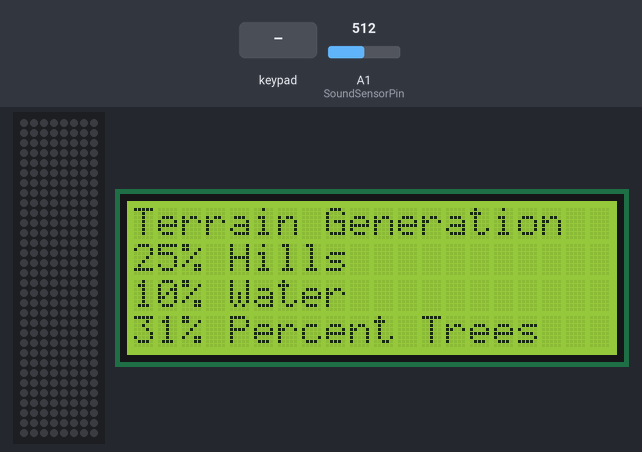
The sketch below on a simulated Arduino Mega 2560, built with avr-gcc and run on an emulated ATmega2560. On the bench: 8×32 RGB LED matrix (first LED top left, wired row by row), 20×4 character LCD. The test bench sets the inputs (shaded band); at power-on: A1 (SoundSensorPin) = 512. Random numbers use the default seed unless the sketch sets one; EEPROM starts erased; what the sketch prints to the serial monitor is not drawn.

Above: at 0.6 s.
At 8.4 s:
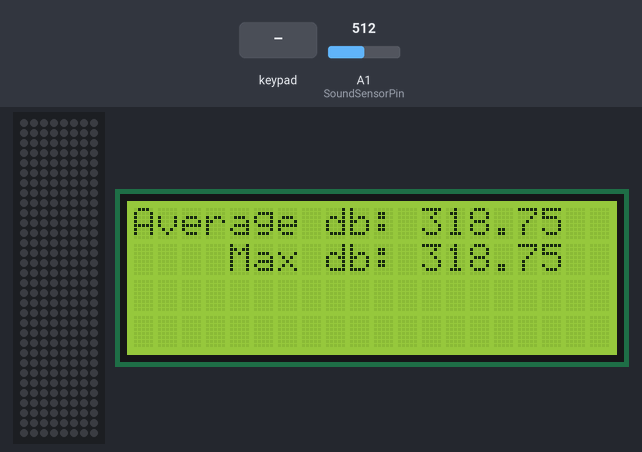
8.5 s: keypad keys 2 3 2 5 2 7 2 9 # pressed 0.4 s apart
At 8.74 s:
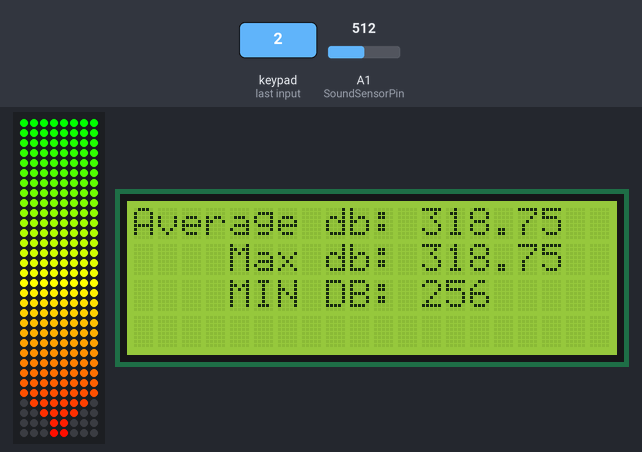
At 9.14 s:
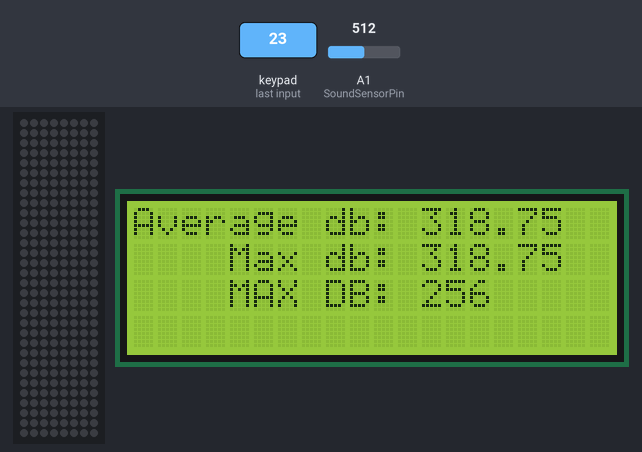

Measured:
- after the input at 8.5 s, the display: first changes at once (image 2 shows a later state)
- what the display in image 0 shows lasts 3.0 s, from 0.5 s to 3.5 s

The sketch:

arduino-source.ino
```cpp
#include <Adafruit_NeoPixel.h>

int backlightOn = false;

#define DELAY_TIME 50
#define WRITE_FREQUENCY 1000
int write_delay_counter = 0;
float db_total = 0.0;
float max_db = 0.0;
long loop_counter = 0;

// LED Panel
#define LED_PIN 12
#define LED_COUNT 256
int upper_db_limit = 90;
int lower_db_limit = 45;
int defaultBrightness = 10;
int brightness = defaultBrightness;
int brightnessJumpAmount = 5;
#define ROWS 32
#define COLS 8
Adafruit_NeoPixel strip((ROWS * COLS), LED_PIN, NEO_GRB + NEO_KHZ800);


#define SoundSensorPin A1  //this pin read the analog voltage from the sound level meter
#define VREF 5.0  //voltage on AREF pin,default:operating voltage
float calibration = 1.00;

#include <Keypad.h>;
// Keypad
const byte KEY_ROWS = 4; //four rows
const byte KEY_COLS = 4; //four columns
//define the cymbols on the buttons of the keypads
char hexaKeys[KEY_ROWS][KEY_COLS] = {
  {'1','2','3','A'},
  {'4','5','6','B'},
  {'7','8','9','C'},
  {'*','0','#','D'}
};
byte rowPins[KEY_ROWS] = {23,25,27,29}; //connect to the row pinouts of the keypad
byte colPins[KEY_COLS] = {31,33,35,37}; //connect to the column pinouts of the keypad

//initialize an instance of class NewKeypad
Keypad customKeypad = Keypad(makeKeymap(hexaKeys), rowPins, colPins, KEY_ROWS, KEY_COLS);

#include <EEPROM.h>
//EEPROM
#define LOWER_DB_LIMIT_ADDR 69
#define UPPER_DB_LIMIT_ADDR 70
#define CALIBRATION_ADDR 71
#define BRIGHTNESS_ADDR 72

class Colour {
  public:
    Colour(byte inRed, byte inGreen, byte inBlue);
    Colour();
    void setColour(byte inRed, byte inGreen, byte inBlue);
    byte getRed(void);
    byte getGreen(void);
    byte getBlue(void);

  private :
    byte red;
    byte green;
    byte blue;
};

Colour::Colour(byte inRed, byte inGreen, byte inBlue) {
  setColour(inRed, inGreen, inBlue);
}

Colour::Colour(void) { setColour(0,0,0); }

void Colour::setColour(byte inRed, byte inGreen, byte inBlue) {
  red = inRed;
  green = inGreen;
  blue = inBlue;
}

byte Colour::getRed(void) { return red; }
byte Colour::getGreen(void) { return green; }
byte Colour::getBlue(void) { return blue; }

Colour current_min_colour(0,255,0);
Colour current_max_colour(255,0,0);

#include <Wire.h>
#include <LiquidCrystal_I2C.h>
LiquidCrystal_I2C lcd(0x27,20,4);  // set the LCD address to 0x27 for a 20 chars and 4 line display

void setup() {
  // put your setup code here, to run once:
  Serial.begin(9600);
  read_from_eeprom();
  strip.begin(); // INITIALIZE NeoPixel strip object (REQUIRED)
  strip.show(); // Turn OFF all pixels ASAP
  strip.setBrightness(brightness);

  lcd.init();  //initialize the lcd
  swapBacklight();
  Serial.println("Test!");

  // do some fun stuff with the light bar and the lcd during bootup
  startupMessages();
  // rainbowCycle(1, 1);
}

void loop() {
  // put your main code here, to run repeatedly:
  int board[ROWS][COLS];
  get_board(board);

  float voltageValue,dbValue;
  voltageValue = analogRead(SoundSensorPin) / 1024.0 * VREF;
  dbValue = (voltageValue * calibration) * 50.0;  //convert voltage to decibel value

  display_sound(board, dbValue);
  write_delay_counter += 1;
  smartDelay(DELAY_TIME, dbValue);
}


void rainbowCycle(uint8_t wait, int cycles) {

  for(int c = 0; c <= cycles; c++) {
    uint16_t i, j;

    for(j=0; j<256*5; j++) { // 5 cycles of all colors on wheel
      for(i=0; i< strip.numPixels(); i++) {
        strip.setPixelColor(i, wheel(((i * 256 / strip.numPixels()) + j) & 255));

      }
      strip.show();
      delay(wait);
    }
  }
}

// Input a value 0 to 255 to get a color value.
// The colours are a transition r - g - b - back to r.
uint32_t wheel(byte wheelPosition) {
  if(wheelPosition < 85) {
   return strip.Color(wheelPosition * 3, 255 - wheelPosition * 3, 0);
  } else if(wheelPosition < 170) {
   wheelPosition -= 85;
   return strip.Color(255 - wheelPosition * 3, 0, wheelPosition * 3);
  } else {
   wheelPosition -= 170;
   return strip.Color(0, wheelPosition * 3, 255 - wheelPosition * 3);
  }
}

void startupMessages() {
  lcd.setCursor(0, 0);
  lcd.print(pad_with_spaces("Terrain Generation"));
  lcd.setCursor(0, 1);
  lcd.print(pad_with_spaces("25% Hills"));
  lcd.setCursor(0, 2);
  lcd.print(pad_with_spaces("10% Water"));
  lcd.setCursor(0, 3);
  lcd.print(pad_with_spaces("31% Percent Trees"));
  delay(3000);
  lcd.setCursor(0, 0);
  lcd.print(pad_with_spaces("Reticulating Splines"));
  delay(3000);
  lcd.setCursor(0, 0);
  lcd.print(pad_with_spaces(""));
  lcd.setCursor(0, 1);
  lcd.print(pad_with_spaces(""));
  lcd.setCursor(0, 2);
  lcd.print(pad_with_spaces(""));
  lcd.setCursor(0, 3);
  lcd.print(pad_with_spaces(""));
  }

static void swapBacklight() {

  if (backlightOn) {
    lcd.noBacklight();  //open the backlight
    backlightOn = false;
   }
   else {
    lcd.backlight();
    backlightOn = true;
   }
}

static void smartDelay(unsigned long ms, float dbValue) {
  unsigned long start = millis();
  do
  {
    char customKey = customKeypad.getKey();
    if (customKey){
      lcd.setCursor(0, 2);
      switch(customKey){

        // reduce brightness
        // increase brightness

        case '1':
          Serial.println("CALIBRATE UP");
          calibration += 0.01;
          EEPROM.write(CALIBRATION_ADDR, calibration * 100);
          lcd.print(pad_with_spaces((String) "       ADJ: " + calibration));
          break;
        case '4':
          Serial.println("CALIBRATE DOWN");
          calibration -= 0.01;
          EEPROM.write(CALIBRATION_ADDR, calibration * 100);
          lcd.print(pad_with_spaces((String) "       ADJ: " + calibration));
          break;
        case '3':
          Serial.println("MAX DB UP");
          upper_db_limit += 1;
          EEPROM.write(UPPER_DB_LIMIT_ADDR, upper_db_limit);
          lcd.print(pad_with_spaces((String) "    MAX DB: " + upper_db_limit));
          break;
        case '6':
          Serial.println("MAX DB DOWN");
          upper_db_limit -= 1;
          EEPROM.write(UPPER_DB_LIMIT_ADDR, upper_db_limit);
          lcd.print(pad_with_spaces((String) "    MAX DB: " + upper_db_limit));
          break;
        case '2':
          Serial.println("MIN DB UP");
          lower_db_limit += 1;
          EEPROM.write(LOWER_DB_LIMIT_ADDR, lower_db_limit);
          lcd.print(pad_with_spaces((String) "    MIN DB: " + lower_db_limit));
          break;
        case '5':
          Serial.println("MIN DB DOWN");
          lower_db_limit -= 1;
          EEPROM.write(LOWER_DB_LIMIT_ADDR, lower_db_limit);
          lcd.print(pad_with_spaces((String) "    MIN DB: " + lower_db_limit));
          break;
        case 'A':
          current_min_colour.setColour(255,255,255);
          current_max_colour.setColour(255,0,0);
          break;
        case 'B':
          Serial.println("Green -> Red");
          current_min_colour.setColour(0,255,0);
          current_max_colour.setColour(255,0,0);
          break;
        case 'C':
          Serial.println("Blue -> White");
          current_min_colour.setColour(0,0,255);
          current_max_colour.setColour(255,255,255);
          break;
        case 'D':
          Serial.println("Blue -> Red");
          current_min_colour.setColour(0,0,255);
          current_max_colour.setColour(255,0,0);
          break;
        case '*':
          swapBacklight();
          break;
        case '7':
          Serial.println("BRIGHTNESS UP");
          brightness = changeValue("up", brightness, brightnessJumpAmount);
          EEPROM.write(BRIGHTNESS_ADDR, brightness);
          strip.setBrightness(brightness);
          lcd.print(pad_with_spaces((String) "BRIGHTNESS: " + brightness));
          break;
        case '8':
          Serial.println("SETTING BRIGHTNESS TO DEFAULT");
          brightness = defaultBrightness;
          EEPROM.write(BRIGHTNESS_ADDR, brightness);
          strip.setBrightness(brightness);
          lcd.print(pad_with_spaces((String) "BRIGHTNESS: " + brightness));
          break;
        case '9':
          Serial.println("BRIGHTNESS DOWN");
          brightness = changeValue("down", brightness, brightnessJumpAmount);
          EEPROM.write(BRIGHTNESS_ADDR, brightness);
          strip.setBrightness(brightness);
          lcd.print(pad_with_spaces((String) "BRIGHTNESS: " + brightness));
          break;
        case '0':
          Serial.println("RAINBOW");
          rainbowCycle(1, 1);
          break;
        case '#':
          Serial.println("FIRE");
          meteorRain(0xff,0xff,0xff,10, 64, true, 0);
          break;
        default:
          Serial.println(customKey);
      }
    }

    if (dbValue > max_db) {
      max_db = dbValue;
    }

    db_total += dbValue;
    loop_counter += 1;
    if (write_delay_counter * ms >= WRITE_FREQUENCY) {

      float average_db = db_total / loop_counter;
      String avg_db = (String) average_db;

      lcd.setCursor( 0, 0);            // go to the top left corner
      lcd.print(pad_with_spaces("Average db: " + avg_db)); // write this string on the top row
      lcd.setCursor( 0, 1);            // go to the top left corner
      lcd.print(pad_with_spaces("    Max db: " + (String) max_db)); // write this string on the top row

      write_delay_counter = 0;
      db_total = 0;
      loop_counter = 0;

    }
  } while (millis() - start < ms);
}

void meteorRain(byte red, byte green, byte blue, byte meteorSize, byte meteorTrailDecay, boolean meteorRandomDecay, int SpeedDelay) {
  setAll(0,0,0);

  for(int i = 0; i < LED_COUNT+LED_COUNT; i++) {


    // fade brightness all LEDs one step
    for(int j=0; j<LED_COUNT; j++) {
      if( (!meteorRandomDecay) || (random(10)>5) ) {
        fadeToBlack(j, meteorTrailDecay );
      }
    }

    // draw meteor
    for(int j = 0; j < meteorSize; j++) {
      if( ( i-j <LED_COUNT) && (i-j>=0) ) {
        setPixel(i-j, red, green, blue);
      }
    }

    strip.show();
    delay(SpeedDelay);
  }
}

void fadeToBlack(int ledNo, byte fadeValue) {
 #ifdef ADAFRUIT_NEOPIXEL_H
    // NeoPixel
    uint32_t oldColor;
    uint8_t r, g, b;
    int value;

    oldColor = strip.getPixelColor(ledNo);
    r = (oldColor & 0x00ff0000UL) >> 16;
    g = (oldColor & 0x0000ff00UL) >> 8;
    b = (oldColor & 0x000000ffUL);

    r=(r<=10)? 0 : (int) r-(r*fadeValue/256);
    g=(g<=10)? 0 : (int) g-(g*fadeValue/256);
    b=(b<=10)? 0 : (int) b-(b*fadeValue/256);

    strip.setPixelColor(ledNo, r,g,b);
 #endif
}

// Set all LEDs to a given color and apply it (visible)
void setAll(byte red, byte green, byte blue) {
  for(int i = 0; i < LED_COUNT; i++ ) {
    setPixel(i, red, green, blue);
  }
  strip.show();
}


void setPixel(int Pixel, byte red, byte green, byte blue) {
   strip.setPixelColor(Pixel, strip.Color(red, green, blue));
}


int changeValue(String dir, int value, int jump) {

  if (dir == "up") {
    if (value < 255) {
      if (value + jump >= 255) {
        value = 255;
      }
      else {
        value = value + jump;
      }
   }
  }
  else {
    if (value > 0) {
      if (value - jump <= 0) {
        value = 0;
      }
      else {
        value = value - jump;
      }
   }
  }

  return value;
}

String pad_with_spaces(String output_to_pad) {
  String empty_screen = "                    ";
  int whitespace_size = empty_screen.length() - output_to_pad.length();
  return output_to_pad + empty_screen.substring(0, whitespace_size);
}

void recursion(int min_pos, int max_pos, Colour colours[33]) {
  if (((max_pos - min_pos) % 2) == 0) {
        int mid = ((max_pos - min_pos) / 2) + min_pos;
        colours[mid] = blend(colours[min_pos], colours[max_pos]);
        recursion(mid, max_pos, colours);
        recursion(min_pos, mid, colours);
  }
}

Colour blend(Colour min_color, Colour max_color){
    int r_combined = min_color.getRed() + max_color.getRed();
    int g_combined = min_color.getGreen() + max_color.getGreen();
    int b_combined = min_color.getBlue() + max_color.getBlue();

    int x[3] = {r_combined, g_combined, b_combined};

    long my_max = 0;
    for (int i = 0; i < 3; i++) {
      if (x[i] > my_max) {
        my_max = x[i];
      }
    }

    int blended_red = (long)r_combined * (long)255 / (long)my_max;
    int blended_green = (long)g_combined * (long)255 / (long)my_max;
    int blended_blue = (long)b_combined * (long)255 / (long)my_max;

    return Colour(blended_red, blended_green, blended_blue);
}

void display_sound(int board[ROWS][COLS], float dbValue) {
  strip.clear();

  int height = get_height(dbValue);

  int min_pos = 0;
  int max_pos = 32;

  Colour colours[33];
  colours[0] = current_min_colour;
  colours[32] = current_max_colour;

  recursion(min_pos, max_pos, colours);

  int cap_size = set_cap(board, height, colours);

  for (int i = 0; i < height - cap_size; i++) {
    Colour colour = colours[i];
    for (int x = 0; x <= 7; x++) {
      strip.setPixelColor(board[i][x], strip.Color(colour.getRed(),colour.getGreen(),colour.getBlue()));
    }
  }
  strip.show();
}

int set_cap(int board[ROWS][COLS], int height, Colour colours[33]) {

  int cap_size = 2;

  if (height >= 10 and height < 20) {
    cap_size = 3;
  }
  else if (height >= 20 and height <= ROWS) {
    cap_size = 4;
  }

  if ((height - cap_size) < 1) {
    cap_size = 0;
  }

  int indent = 1;
  for (int i = height - cap_size; i < height; i++) {
    Colour colour = colours[i];
    for (int x = 0 + indent; x <= 7 - indent; x++) {
      strip.setPixelColor(board[i][x], strip.Color(colour.getRed(),colour.getGreen(),colour.getBlue()));
    }

    if (indent > 2) {
      indent = 3;
    }
    else {
      indent += 1;
    }
  }
  return cap_size;
}

int get_height(float dbValue) {

  if (dbValue < lower_db_limit) {
    dbValue = lower_db_limit;
  }
  else if (dbValue > upper_db_limit) {
    dbValue = upper_db_limit;
  }

  int height = round((dbValue - (float) lower_db_limit)*( (float) ROWS /( (float) upper_db_limit - (float) lower_db_limit)));
  return height;
}

void get_board(int board[ROWS][COLS])
{
    board[31][7] = 248;
    board[31][6] = 249;
    board[31][5] = 250;
    board[31][4] = 251;
    board[31][3] = 252;
    board[31][2] = 253;
    board[31][1] = 254;
    board[31][0] = 255;

    board[30][7] = 247;
    board[30][6] = 246;
    board[30][5] = 245;
    board[30][4] = 244;
    board[30][3] = 243;
    board[30][2] = 242;
    board[30][1] = 241;
    board[30][0] = 240;

    board[29][7] = 232;
    board[29][6] = 233;
    board[29][5] = 234;
    board[29][4] = 235;
    board[29][3] = 236;
    board[29][2] = 237;
    board[29][1] = 238;
    board[29][0] = 239;

    board[28][7] = 231;
    board[28][6] = 230;
    board[28][5] = 229;
    board[28][4] = 228;
    board[28][3] = 227;
    board[28][2] = 226;
    board[28][1] = 225;
    board[28][0] = 224;

    board[27][7] = 216;
    board[27][6] = 217;
    board[27][5] = 218;
    board[27][4] = 219;
    board[27][3] = 220;
    board[27][2] = 221;
    board[27][1] = 222;
    board[27][0] = 223;

    board[26][7] = 215;
    board[26][6] = 214;
    board[26][5] = 213;
    board[26][4] = 212;
    board[26][3] = 211;
    board[26][2] = 210;
    board[26][1] = 209;
    board[26][0] = 208;

    board[25][7] = 200;
    board[25][6] = 201;
    board[25][5] = 202;
    board[25][4] = 203;
    board[25][3] = 204;
    board[25][2] = 205;
    board[25][1] = 206;
    board[25][0] = 207;

    board[24][7] = 199;
    board[24][6] = 198;
    board[24][5] = 197;
    board[24][4] = 196;
    board[24][3] = 195;
    board[24][2] = 194;
    board[24][1] = 193;
    board[24][0] = 192;

    board[23][7] = 184;
    board[23][6] = 185;
    board[23][5] = 186;
    board[23][4] = 187;
    board[23][3] = 188;
    board[23][2] = 189;
    board[23][1] = 190;
    board[23][0] = 191;

    board[22][7] = 183;
    board[22][6] = 182;
    board[22][5] = 181;
    board[22][4] = 180;
    board[22][3] = 179;
    board[22][2] = 178;
    board[22][1] = 177;
    board[22][0] = 176;

    board[21][7] = 168;
    board[21][6] = 169;
    board[21][5] = 170;
    board[21][4] = 171;
    board[21][3] = 172;
    board[21][2] = 173;
    board[21][1] = 174;
    board[21][0] = 175;

    board[20][7] = 167;
    board[20][6] = 166;
    board[20][5] = 165;
    board[20][4] = 164;
    board[20][3] = 163;
    board[20][2] = 162;
    board[20][1] = 161;
    board[20][0] = 160;

    board[19][7] = 152;
    board[19][6] = 153;
    board[19][5] = 154;
    board[19][4] = 155;
    board[19][3] = 156;
    board[19][2] = 157;
    board[19][1] = 158;
    board[19][0] = 159;

    board[18][7] = 151;
    board[18][6] = 150;
    board[18][5] = 149;
    board[18][4] = 148;
    board[18][3] = 147;
    board[18][2] = 146;
    board[18][1] = 145;
    board[18][0] = 144;

    board[17][7] = 136;
    board[17][6] = 137;
    board[17][5] = 138;
    board[17][4] = 139;
    board[17][3] = 140;
    board[17][2] = 141;
    board[17][1] = 142;
    board[17][0] = 143;

    board[16][7] = 135;
    board[16][6] = 134;
    board[16][5] = 133;
    board[16][4] = 132;
    board[16][3] = 131;
    board[16][2] = 130;
    board[16][1] = 129;
    board[16][0] = 128;

    board[15][7] = 120;
    board[15][6] = 121;
    board[15][5] = 122;
    board[15][4] = 123;
    board[15][3] = 124;
    board[15][2] = 125;
    board[15][1] = 126;
    board[15][0] = 127;

    board[14][7] = 119;
    board[14][6] = 118;
    board[14][5] = 117;
    board[14][4] = 116;
    board[14][3] = 115;
    board[14][2] = 114;
    board[14][1] = 113;
    board[14][0] = 112;

    board[13][7] = 104;
    board[13][6] = 105;
    board[13][5] = 106;
    board[13][4] = 107;
    board[13][3] = 108;
    board[13][2] = 109;
    board[13][1] = 110;
    board[13][0] = 111;

    board[12][7] = 103;
    board[12][6] = 102;
    board[12][5] = 101;
    board[12][4] = 100;
    board[12][3] = 99;
    board[12][2] = 98;
    board[12][1] = 97;
    board[12][0] = 96;

    board[11][7] = 88;
    board[11][6] = 89;
    board[11][5] = 90;
    board[11][4] = 91;
    board[11][3] = 92;
    board[11][2] = 93;
    board[11][1] = 94;
    board[11][0] = 95;

    board[10][7] = 87;
    board[10][6] = 86;
    board[10][5] = 85;
    board[10][4] = 84;
    board[10][3] = 83;
    board[10][2] = 82;
    board[10][1] = 81;
    board[10][0] = 80;

    board[9][7] = 72;
    board[9][6] = 73;
    board[9][5] = 74;
    board[9][4] = 75;
    board[9][3] = 76;
    board[9][2] = 77;
    board[9][1] = 78;
    board[9][0] = 79;

    board[8][7] = 71;
    board[8][6] = 70;
    board[8][5] = 69;
    board[8][4] = 68;
    board[8][3] = 67;
    board[8][2] = 66;
    board[8][1] = 65;
    board[8][0] = 64;

    board[7][7] = 56;
    board[7][6] = 57;
    board[7][5] = 58;
    board[7][4] = 59;
    board[7][3] = 60;
    board[7][2] = 61;
    board[7][1] = 62;
    board[7][0] = 63;

    board[6][7] = 55;
    board[6][6] = 54;
    board[6][5] = 53;
    board[6][4] = 52;
    board[6][3] = 51;
    board[6][2] = 50;
    board[6][1] = 49;
    board[6][0] = 48;

    board[5][7] = 40;
    board[5][6] = 41;
    board[5][5] = 42;
    board[5][4] = 43;
    board[5][3] = 44;
    board[5][2] = 45;
    board[5][1] = 46;
    board[5][0] = 47;

    board[4][7] = 39;
    board[4][6] = 38;
    board[4][5] = 37;
    board[4][4] = 36;
    board[4][3] = 35;
    board[4][2] = 34;
    board[4][1] = 33;
    board[4][0] = 32;

    board[3][7] = 24;
    board[3][6] = 25;
    board[3][5] = 26;
    board[3][4] = 27;
    board[3][3] = 28;
    board[3][2] = 29;
    board[3][1] = 30;
    board[3][0] = 31;

    board[2][7] = 23;
    board[2][6] = 22;
    board[2][5] = 21;
    board[2][4] = 20;
    board[2][3] = 19;
    board[2][2] = 18;
    board[2][1] = 17;
    board[2][0] = 16;

    board[1][7] = 8;
    board[1][6] = 9;
    board[1][5] = 10;
    board[1][4] = 11;
    board[1][3] = 12;
    board[1][2] = 13;
    board[1][1] = 14;
    board[1][0] = 15;

    board[0][7] = 7;
    board[0][6] = 6;
    board[0][5] = 5;
    board[0][4] = 4;
    board[0][3] = 3;
    board[0][2] = 2;
    board[0][1] = 1;
    board[0][0] = 0;
}


void read_from_eeprom() {

  Serial.println("Searching memory for matrix lower limit value.");
  if (EEPROM.read(LOWER_DB_LIMIT_ADDR) <= 255) {
    Serial.print("Value found! Using value from memory: ");
    lower_db_limit = EEPROM.read(LOWER_DB_LIMIT_ADDR);
    Serial.println(lower_db_limit);
  }
  else {
    Serial.print("No value found in memory, using default value: ");
    Serial.println(lower_db_limit);
  }

  Serial.println("Searching memory for matrix upper limit value.");
  if (EEPROM.read(UPPER_DB_LIMIT_ADDR) <= 255) {
    Serial.print("Value found! Using value from memory: ");
    upper_db_limit = EEPROM.read(UPPER_DB_LIMIT_ADDR);
    Serial.println(upper_db_limit);
  }
  else {
    Serial.print("No value found in memory, using default value: ");
    Serial.println(upper_db_limit);
  }

  Serial.println("Searching memory for sound level calibration value.");
  if (EEPROM.read(CALIBRATION_ADDR) <= 255 and EEPROM.read(CALIBRATION_ADDR) >= 50) {
    Serial.print("Value found! Using value from memory: ");
    calibration = (float) EEPROM.read(CALIBRATION_ADDR) / 100;
    Serial.println(calibration);
  }
  else {
    Serial.print("No value found in memory, using default value: ");
    Serial.println(calibration);
  }

  Serial.println("Searching memory for brightness level value.");
  if (EEPROM.read(BRIGHTNESS_ADDR) <= 255 and EEPROM.read(BRIGHTNESS_ADDR) >= 0) {
    Serial.print("Value found! Using value from memory: ");
    brightness = EEPROM.read(BRIGHTNESS_ADDR);
    Serial.println(brightness);
  }
  else {
    Serial.print("No value found in memory, using default value: ");
    brightness = defaultBrightness;
    Serial.println(brightness);
  }


  Serial.println("Memory read complete, have a nice day.");
}
```
